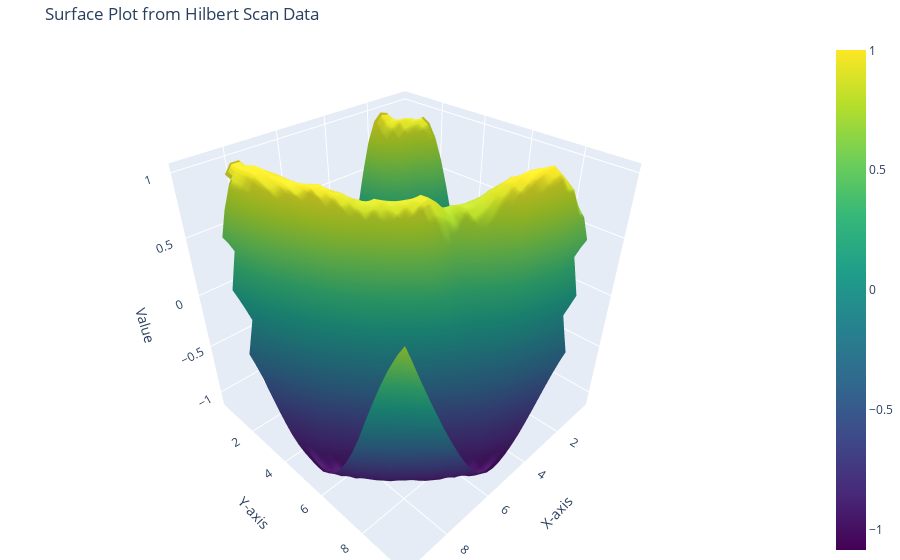

Source (notebook cell):
### Code cell
from scipy.interpolate import griddata

# Scattered data
x = np.random.rand(100) * 10
y = np.random.rand(100) * 10
z = np.sin(np.sqrt(x**2 + y**2))

grid_x, grid_y = np.linspace(min(x), max(x), 32), np.linspace(min(y), max(y), 32)
grid_X, grid_Y = np.meshgrid(grid_x, grid_y)

# Interpolate z values onto the grid
grid_Z = griddata((x, y), z, (grid_X, grid_Y), method='cubic')

# Create the surface plot
fig = go.Figure(data=[go.Surface(z=grid_Z, x=grid_x, y=grid_y, colorscale='Viridis')])

# Customize layout
fig.update_layout(
    title='Surface Plot from Hilbert Scan Data',
    scene=dict(
        xaxis_title='X-axis',
        yaxis_title='Y-axis',
        zaxis_title='Value'
    ),
    margin=dict(l=0, r=0, t=40, b=0)
)

### Figure 1 — Plotly figure (JSON) as saved in the notebook; plotly's stock layout.template omitted (floating-point values rounded to 4 significant figures; data arrays with more than 128 entries replaced by an {"elided": "..."} marker saying what was removed)
{"data": [{"colorscale": [[0, "#440154"], [0.1111, "#482878"], [0.2222, "#3e4989"], [0.3333, "#31688e"], [0.4444, "#26828e"], [0.5556, "#1f9e89"], [0.6667, "#35b779"], [0.7778, "#6ece58"], [0.8889, "#b5de2b"], [1, "#fde725"]], "type": "surface", "x": [0.01716, 0.337, 0.6568, 0.9766, 1.296, 1.616, 1.936, 2.256, 2.576, 2.895, 3.215, 3.535, 3.855, 4.175, 4.494, 4.814, 5.134, 5.454, 5.774, 6.094, 6.413, 6.733, 7.053, 7.373, 7.693, 8.012, 8.332, 8.652, 8.972, 9.292, 9.611, 9.931], "y": [0.02863, 0.3496, 0.6705, 0.9914, 1.312, 1.633, 1.954, 2.275, 2.596, 2.917, 3.238, 3.559, 3.88, 4.201, 4.522, 4.843, 5.164, 5.485, 5.806, 6.126, 6.447, 6.768, 7.089, 7.41, 7.731, 8.052, 8.373, 8.694, 9.015, 9.336, 9.657, 9.978], "z": {"elided": "32x32 float values"}}], "layout": {"margin": {"b": 0, "l": 0, "r": 0, "t": 40}, "scene": {"xaxis": {"title": {"text": "X-axis"}}, "yaxis": {"title": {"text": "Y-axis"}}, "zaxis": {"title": {"text": "Value"}}}, "title": {"text": "Surface Plot from Hilbert Scan Data"}}}
